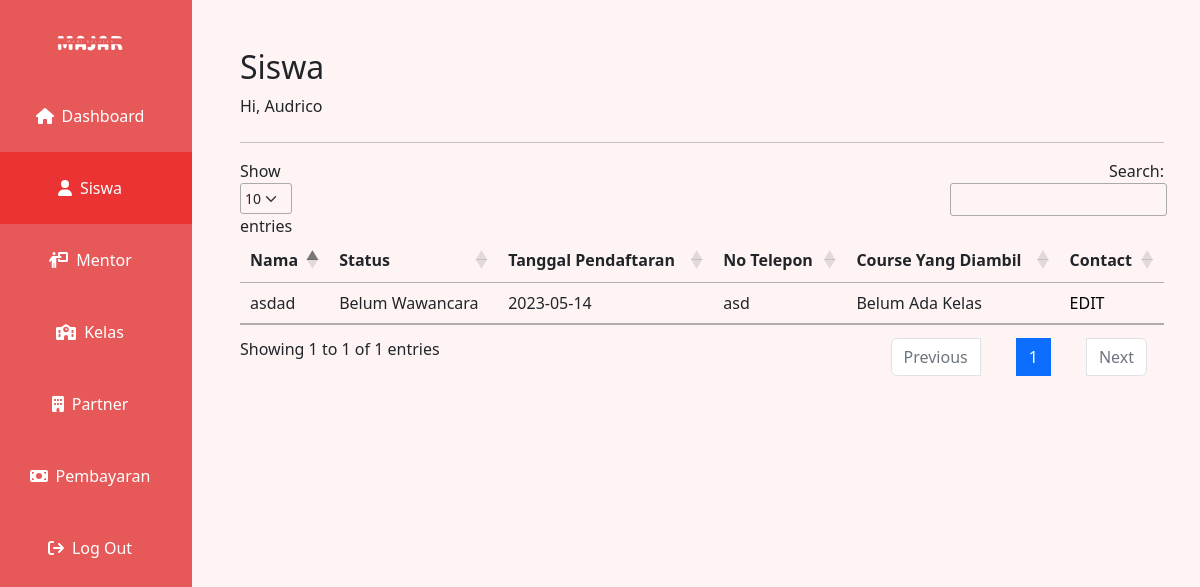
Page /siswa.php (signed in) on the earlier database version.
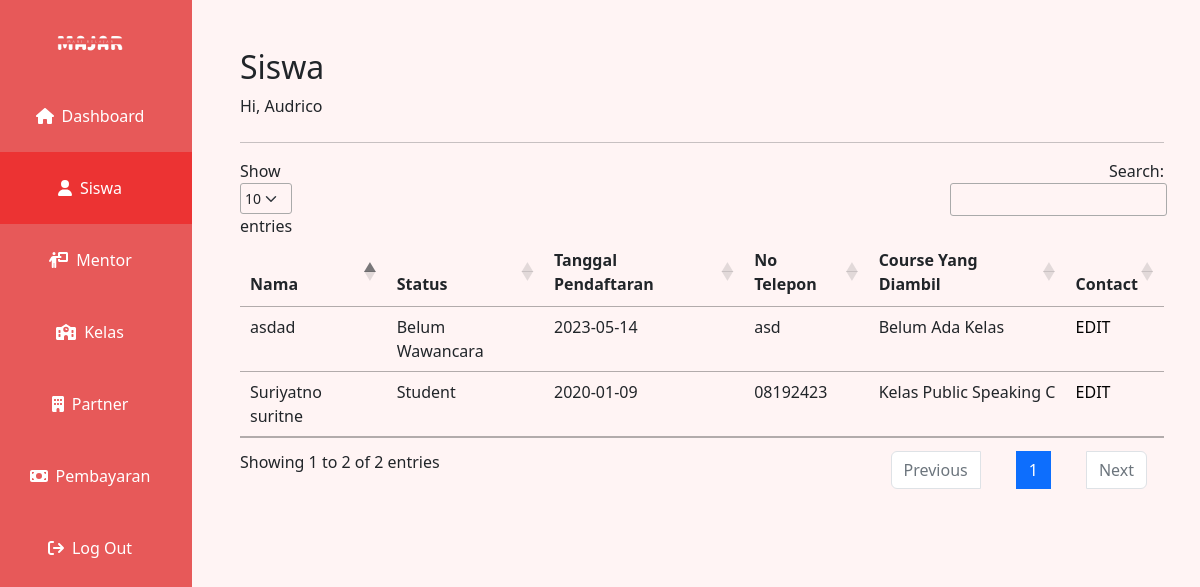
Same page on the later database version.
### tables this page shows
CREATE TABLE `account` (
  `nik` varchar(200) NOT NULL,
  `full_name` varchar(64) NOT NULL,
  `username` varchar(255) NOT NULL,
  `password` varchar(255) NOT NULL,
  `no_wa` varchar(18) NOT NULL,
  `gender` varchar(8) NOT NULL,
  `alamat` varchar(32) NOT NULL,
  `id_role` int(11) NOT NULL,
  `tanggal_pendaftaran` date NOT NULL,
  `last_login` date DEFAULT NULL,
  `id_partner` int(11) DEFAULT NULL,
  `last_login_ip` varchar(12) DEFAULT NULL
);

### siswa.php (the view, shortened to what this page needs)
<?php
include('phps/connect.php');
?>
<!doctype html>
<html lang="en">
<?php include "head.php"; ?>
<body>
    <div class="container-fluid text-center p-0" >
        <div class="row" style="min-height: 100vh;">
            <?php include './sidebar.php'; ?>
            <div class="col-sm-10 text-start p-5" style="background-color: #FFF4F4;">
                <h2>Siswa</h2>
                <p class="mb-4">Hi, <?php echo $_SESSION["full_name"]; ?></p>
                <hr>
                <table id="example" class="table">
                    <thead>
                        <th data-sortable="true">Nama</th>
                        <th data-sortable="true">Status</th>
                        <th data-sortable="true">Tanggal Pendaftaran</th>
                        <th data-sortable="true">No Telepon</th>
                        <th data-sortable="true">Course Yang Diambil</th>
                        <th data-sortable="true">Contact</th>
                    </thead>
                    <tbody>
                        <?php
                            $sql = "SELECT a.nik, a.full_name, (CASE WHEN r.id = 3 THEN 'Belum Wawancara' WHEN r.id = 4 THEN 'Student' WHEN r.id = 5 THEN 'Alumni' END) AS status, a.tanggal_pendaftaran, a.no_wa, COALESCE(CONCAT(c.name, ' ', c.kelas), 'Belum Ada Kelas') AS nama_kelas
                            FROM `account` a
                            LEFT JOIN role r ON r.id = a.id_role
                            LEFT JOIN user_course uc ON uc.account_id = a.nik
                            LEFT JOIN course c ON c.id = uc.course_id
                            WHERE r.id = 3 OR r.id = 4 OR r.id = 5";
                            $result = $conn->prepare($sql);
                            $result->execute();
                            foreach($result as $row){
                        ?>
                        <tr class="hoverablerow">
                            <form>
                                <td><?php echo $row['full_name'] ?><input type="hidden" name="full_name" value="<?php echo $row['full_name'] ?>"></td>
                                <td><?php echo $row['status'] ?><input type="hidden" name="status" value="<?php echo $row['status'] ?>"></td>
                                <td><?php echo $row['tanggal_pendaftaran'] ?><input type="hidden" name="tanggal_pendaftaran" value="<?php echo $row['tanggal_pendaftaran'] ?>"></td>
                                <td><?php echo $row['no_wa'] ?><input type="hidden" name="no_wa" value="<?php echo $row['no_wa'] ?>"></td>
                                <td><?php echo $row['nama_kelas'] ?><input type="hidden" name="nama_kelas" value="<?php echo $row['nama_kelas'] ?>"></td>
                                <td><a href="editsis.php" style="text-decoration:none; color: black">EDIT</a></td>
                            </form>
                        </tr>
                        <?php
                            }
                        ?>
                    </tbody>
                </table>
            </div>
        </div>
    </div>
</body>
</html>

Differences in the rows shown:
added account: full_name "Suriyatno suritne", status "Student", tanggal_pendaftaran "2020-01-09", no_wa "08192423", nama_kelas "Kelas Public Speaking C"
Other differences:
text written by a page script: "Show entries Search: Showing 1 to 1 of 1 entries Previous 1 Next" → "Show entries Search: Showing 1 to 2 of 2 entries Previous 1 Next"
